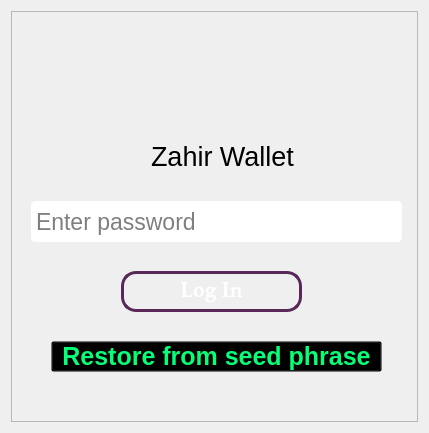
<?xml version="1.0" encoding="UTF-8"?>
<ui version="4.0">
 <class>Form</class>
 <widget class="QWidget" name="Form">
  <property name="geometry">
   <rect>
    <x>0</x>
    <y>0</y>
    <width>429</width>
    <height>433</height>
   </rect>
  </property>
  <property name="windowTitle">
   <string>Form</string>
  </property>
  <layout class="QHBoxLayout" name="horizontalLayout">
   <item>
    <widget class="QFrame" name="frame">
     <property name="styleSheet">
      <string notr="true">QFrame#titleBar {
	border-bottom: 3px solid white;
	background-color: rgb(161, 76, 161);
}
QLabel#logo, QLabel#appLogo {
	background-color: transparent;
}

QLabel#title, QLabel#appName {
	background-color: transparent;
	color: black;
	font: 75 20pt &quot;Nirmala UI&quot;;
}

QLabel#title::hover, QLabel#appName::hover {
	color: rgb(53, 53, 53)
}

QPushButton#close {
	background-color:  rgb(161, 76, 161);
	color: red;
	border: 4px solid white;
	border-left: 0;
	border-top: 0;
	border-radius: 5px;
}

QPushButton#minimize {
	background-color:  rgb(161, 76, 161);
	color: green;
	border: 4px solid white;
	border-left: 0;
	border-top: 0;
	border-radius: 5px;
}

QPushButton#minimize::pressed, QPushButton#close::pressed {
	background-color: rgb(149, 70, 149);
	border: 4px solid rgb(229, 229, 229);
	border-bottom: 0;
	border-right: 0
}

QLineEdit#password {
	border: 3px solid white;
	border-radius: 5px
}

QLineEdit#password::focus {
	border-color: #CA8ACA
}

QPushButton#submit {
	color: white;
	border: 3px solid #592859;
	border-radius: 15px;
}

QPushButton#submit::pressed {
	border-color: rgb(124, 56, 124);
	background-color: rgb(145, 69, 145);
	padding-top: 10px;
	padidng-left: 10px
}

QPushButton#restore {
	background-color: transparent;
	color: rgb(6, 255, 118)
}
QPushButton#restore::hover {
	color: rgb(5, 229, 102)
}</string>
     </property>
     <property name="frameShape">
      <enum>QFrame::StyledPanel</enum>
     </property>
     <property name="frameShadow">
      <enum>QFrame::Raised</enum>
     </property>
     <widget class="QLabel" name="appLogo">
      <property name="geometry">
       <rect>
        <x>130</x>
        <y>20</y>
        <width>161</width>
        <height>91</height>
       </rect>
      </property>
      <property name="text">
       <string/>
      </property>
      <property name="pixmap">
       <pixmap>logo.png</pixmap>
      </property>
      <property name="scaledContents">
       <bool>true</bool>
      </property>
     </widget>
     <widget class="QLabel" name="appName">
      <property name="geometry">
       <rect>
        <x>140</x>
        <y>130</y>
        <width>151</width>
        <height>31</height>
       </rect>
      </property>
      <property name="font">
       <font>
        <family>Nirmala UI</family>
        <pointsize>20</pointsize>
        <weight>9</weight>
        <italic>false</italic>
        <bold>false</bold>
       </font>
      </property>
      <property name="layoutDirection">
       <enum>Qt::LeftToRight</enum>
      </property>
      <property name="text">
       <string>Zahir Wallet</string>
      </property>
     </widget>
     <widget class="QLineEdit" name="password">
      <property name="geometry">
       <rect>
        <x>20</x>
        <y>190</y>
        <width>371</width>
        <height>41</height>
       </rect>
      </property>
      <property name="font">
       <font>
        <family>MS UI Gothic</family>
        <pointsize>17</pointsize>
       </font>
      </property>
      <property name="echoMode">
       <enum>QLineEdit::Password</enum>
      </property>
      <property name="placeholderText">
       <string>Enter password</string>
      </property>
     </widget>
     <widget class="QPushButton" name="submit">
      <property name="geometry">
       <rect>
        <x>110</x>
        <y>260</y>
        <width>181</width>
        <height>41</height>
       </rect>
      </property>
      <property name="font">
       <font>
        <family>Palatino Linotype</family>
        <pointsize>16</pointsize>
        <weight>75</weight>
        <bold>true</bold>
       </font>
      </property>
      <property name="cursor">
       <cursorShape>PointingHandCursor</cursorShape>
      </property>
      <property name="text">
       <string>Log In</string>
      </property>
     </widget>
     <widget class="QPushButton" name="restore">
      <property name="geometry">
       <rect>
        <x>40</x>
        <y>330</y>
        <width>331</width>
        <height>31</height>
       </rect>
      </property>
      <property name="font">
       <font>
        <family>MS Sans Serif</family>
        <pointsize>19</pointsize>
        <weight>75</weight>
        <bold>true</bold>
       </font>
      </property>
      <property name="cursor">
       <cursorShape>PointingHandCursor</cursorShape>
      </property>
      <property name="text">
       <string>Restore from seed phrase</string>
      </property>
     </widget>
    </widget>
   </item>
  </layout>
 </widget>
 <resources/>
 <connections/>
</ui>
